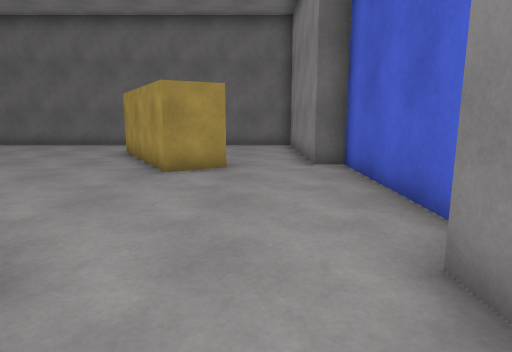
[1] (above)

15 first-person views from a walk through a 3-D level made in the Unity game engine. The camera is 1.2 m above the floor, tilts 10° down and sees 75° across. The floor is counted in squares, 1 m on a side. Each view is taken from the middle of a square. On the plan, view 1 faces up. The plan holds only what a view shows up to about 14 squares ahead; the rest is blank. The place goes on beyond the plan. The player character is not drawn.

[2]
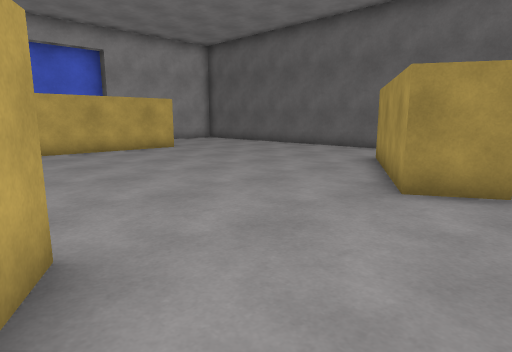

[3]
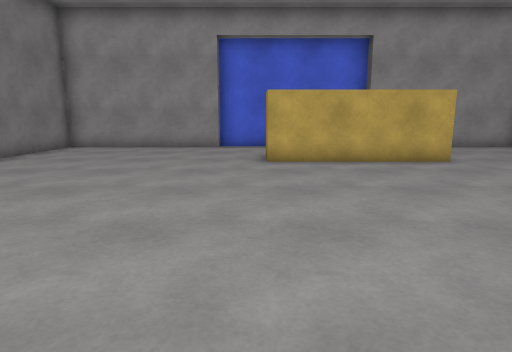

[4]
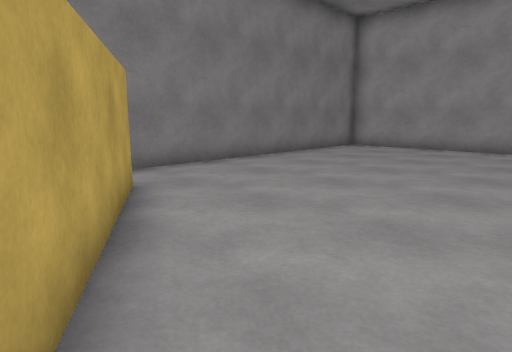

[5]
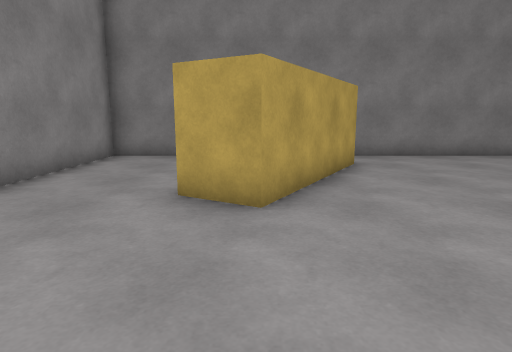

[6]
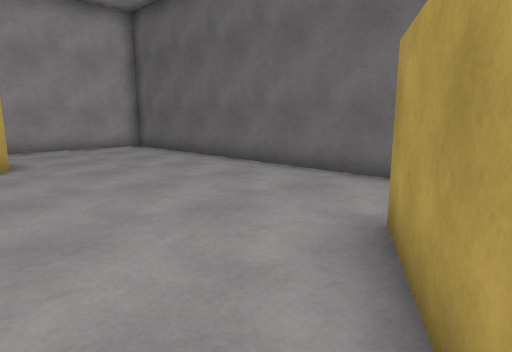

[7]
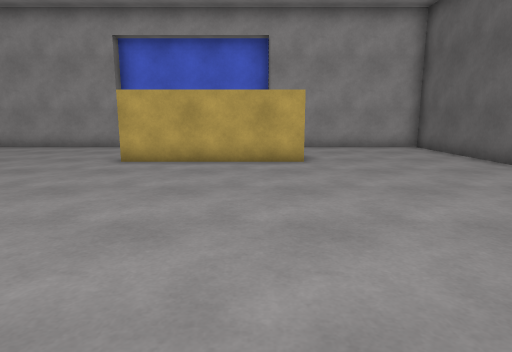

[8]
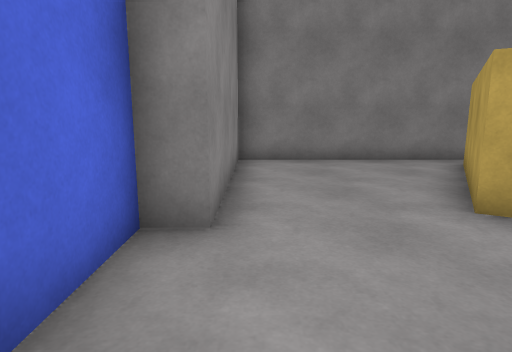

[9]
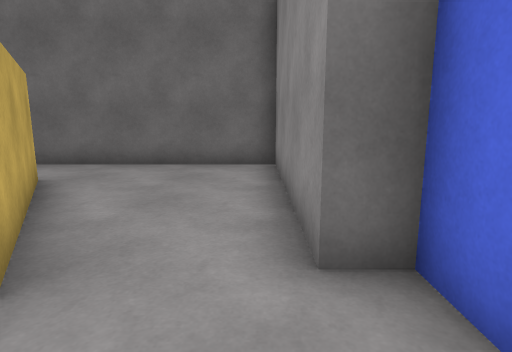

[10]
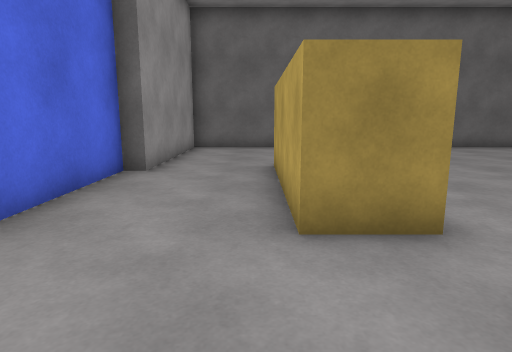

[11]
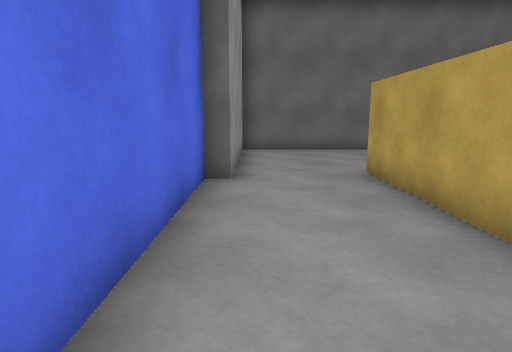

[12]
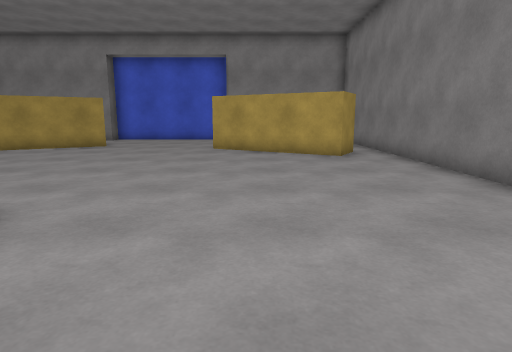

[13]
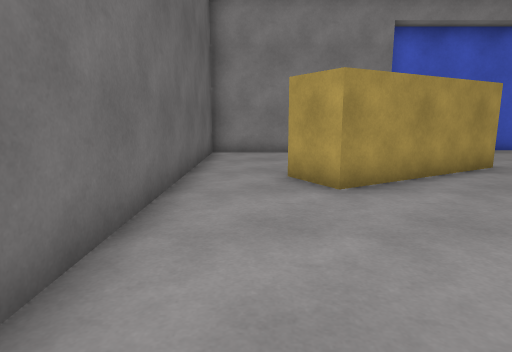

[14]
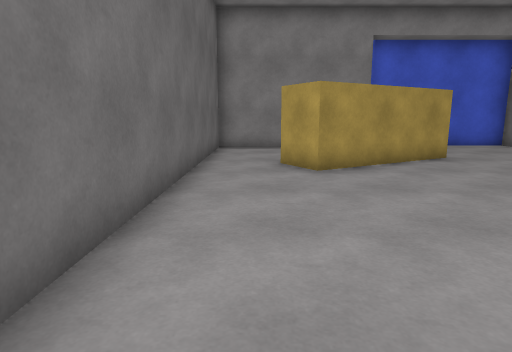

[15]
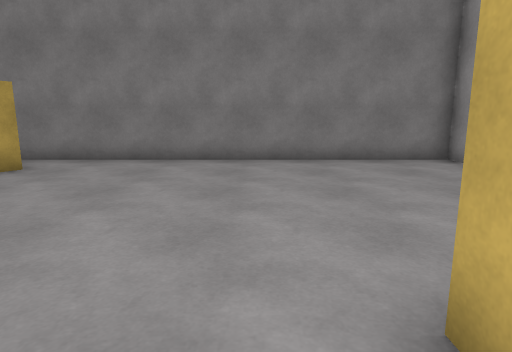

### Floor plan
Points are (right, up) in squares from view 1. A wall is a line through its corners. A room is listed if a view was taken in it or the views show most of it. See-through windows are left out.
Room 1 (views 1, 2, 3, 4, 5, 6, 7, 8, 9, 10, 11, 12, 13, 14, 15)
walls: (-3.1, 2.7) (-1.8, 1.9) (-4.3, -2.4) (-5.6, -1.7) (-3.1, 2.7); (-12.1, 9.4) (-12.1, 4.3) (-13.5, 4.3) (-13.5, 9.4); (-0.6, 8.1) (-2, 7.3) (-4.5, 11.6) (-3.2, 12.3) (-2.4, 10.8); (-16.5, 2.6) (-16.5, -3.5) (1.5, -3.5) (1.5, 2.5); (-17, 8.5) (-17, 2.5); (1.5, 8.5) (1.5, 9.5); (2.3, 2.5) (2.3, 8.5); (-1.5, 14.5) (-16.5, 14.5) (-16.5, 8.5)
ways out: opening at (-0.8, 11.4) to room 2
Room 2 (no view inside)
walls: (-2.4, 10.8) (-0.9, 8.3); (1.5, 9.5) (1.5, 14.5) (-1.5, 14.5)
ways out: opening at (-0.8, 11.4) to room 1

Positions as (right, up) in squares from view 1, and headings:
1: (0, 0), facing up
2: (0, 2), facing up-left
3: (-3, 4), facing left
4: (-3, 4), facing down-left
5: (-3, 7), facing down
6: (-3, 8), facing up-left
7: (-3, 8), facing left
8: (1, 6), facing down
9: (1, 6), facing up
10: (-14, 1), facing up
11: (-16, 2), facing up
12: (-16, 1), facing right
13: (-10, 13), facing right
14: (-12, 13), facing right
15: (-11, 6), facing down
